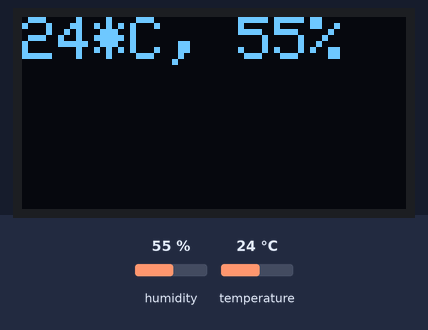
The sketch below on a simulated Arduino Uno, built with avr-gcc and run on an emulated ATmega328P. Shown: 128×64 one-colour display. The test bench sets the inputs (shaded band); at power-on: humidity 55 %, temperature 24 °C. What the sketch prints to the serial monitor is not drawn.

Above: at 1.9 s.
2.0 s: humidity set to 22 %
At 3.3 s:
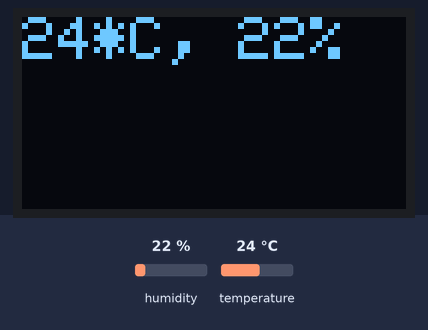
3.6 s: temperature set to 12 °C
At 5.0 s:
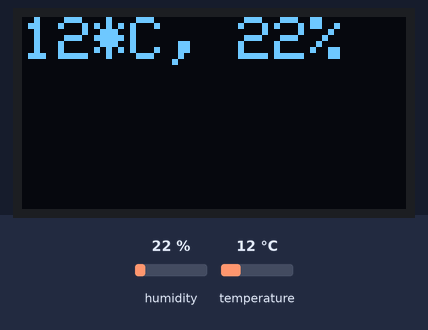
5.7 s: humidity set to 40 %
At 6.7 s:
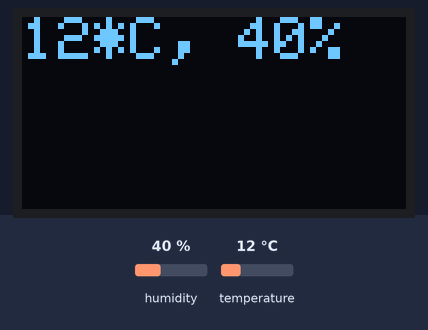
7.8 s: temperature set to 19 °C
At 9.6 s:
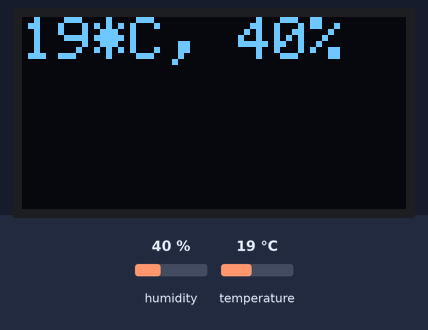
Timing chart, 0 to 10.9 s (numbered marks = the images above; inputs shaded):
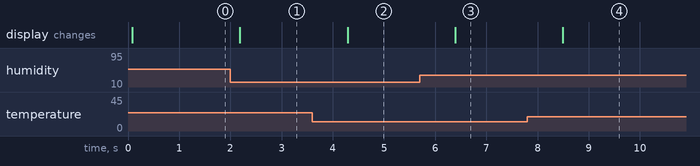

The sketch:

dth11_ssd1306_oled.ino
```cpp
//ref
//https://microcontrollerelectronics.com/ssd1306-oled-displays/
//http://arduino-er.blogspot.com/2015/05/temperature-humidity-monitor-using.html
//http://www.hardcopyworld.com/ngine/aduino/index.php/archives/190

#include <DHT11.h>
#include <SPI.h>
#include <Wire.h>
#include <Adafruit_SSD1306.h>

int pin=2;    // dht11 pin
DHT11 dht11(pin);

#define OLED_RESET 4
Adafruit_SSD1306 display(OLED_RESET);

void setup()
{
   Serial.begin(9600);
   display.begin(SSD1306_SWITCHCAPVCC, 0x3C);
}

void loop()
{
  int err;
  float temp, humi;
  int t, h;

  if((err=dht11.read(humi, temp))==0)
  {
    Serial.print("temperature:");
    Serial.print(temp);
    Serial.print(" humidity:");
    Serial.print(humi);
    Serial.println();
    t = int(temp);
    h = int(humi);

    display.clearDisplay();
    display.setTextSize(2);
    display.setTextColor(WHITE);
    display.setCursor(0,0);
    display.print(t);
    display.print("*C, ");
    display.print(h);
    display.println("%");
    display.display();
  }
  else
  {
    Serial.println();
    Serial.print("Error No :");
    Serial.print(err);
    Serial.println();
  }
  delay(DHT11_RETRY_DELAY); //delay for reread
}
```

Measured:
- after the input at 2.0 s, the display: changes after 0.19 s (image 1)
- after the input at 3.6 s, the display: changes after 0.69 s (image 2)
- after the input at 5.7 s, the display: changes after 0.69 s (image 3)
- after the input at 7.8 s, the display: changes after 0.69 s (image 4)
